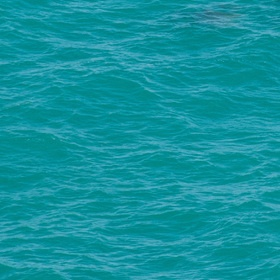
#> input picture textures/0a2fe8effe4e72e1_7_Score_5035_TileSize40_Texture.jpg, 280 x 280 px; its folder holds 4 pictures in this run
$ python Create_Scene_Textures.py
#> lines starting #> are read from the running program, lines starting #| are printed output that depends on the picture; pictures that were not available may be replaced by others from this repository, and a replacement may not be noted
import cv2
import os
import numpy as np
import random
import numpy as np
import colorsys
from skimage.color import lab2rgb
###########################################################################################################################################
import numpy as np
import matplotlib.pyplot as plt
from skimage.color import lab2rgb
# Create multiple images with same texture but overlay on different orientations/shapes/backgrounds/
# For this you need one folder of textures and one folder of shaps saved as binary 0,255 masks (work of out the box with the mask and shapes folders supply)
# Part of the Large shape & textures dataset (LAS&T) generation  code

def random_color_lab():
    """Generates a perceptually uniform random color in RGB format."""
    L = np.random.uniform(20, 90)
    a = np.random.uniform(-80, 80)
    b = np.random.uniform(-80, 80)

    rgb = lab2rgb(np.array([[[L, a, b]]]))[0, 0]  # Convert Lab to RGB
    return rgb

#################################################################################################################################
def create_uniform_color_image(height=512, width=512,black=False,white=False):
    """
    Creates an image filled with a single uniform random color.

    Args:
        height (int): Image height.
        width (int): Image width.

    Returns:
        np.ndarray: A (height, width, 3) image with RGB values.
    """
    color = random_color_lab()
    image = np.ones((height, width, 3), dtype=np.uint8) * (color*255)  # Fill image with color
    if black:  image = np.ones((height, width, 3), dtype=np.uint8)
    if white:  image = np.ones((height, width, 3), dtype=np.uint8)*255
    return image

#############################################################################################################################
def rotate_image_without_crop(image, angle):
    # Get image size
    h, w = image.shape[:2]

    # Compute the new bounding dimensions
    diagonal = int(np.sqrt(h ** 2 + w ** 2))

    # Pad the image to fit the rotated shape
    pad_h = (diagonal - h) // 2
    pad_w = (diagonal - w) // 2
    padded_image = cv2.copyMakeBorder(image, pad_h, pad_h, pad_w, pad_w, cv2.BORDER_CONSTANT, value=0)

    # Get rotation matrix
    center = (padded_image.shape[1] // 2, padded_image.shape[0] // 2)
    rotation_matrix = cv2.getRotationMatrix2D(center, angle, 1.0)

    # Perform rotation
    rotated_image = cv2.warpAffine(padded_image, rotation_matrix, (padded_image.shape[1], padded_image.shape[0]),
                                   borderValue=0)

    return rotated_image
####################################################################################################################################################33

# Prepare shape for deployment

#####################################################################33############################
def prep_shape(sp,img_sz,rotate_shape=True,keep_shape_size=True):
    if rotate_shape:
        angle= np.random.randint(0,360)
        sp = rotate_image_without_crop(sp,angle)

    r=img_sz/max(sp.shape[:2])
    if r<1:
        sp = cv2.resize(sp, (int( r * sp.shape[1]), int( r * sp.shape[0])))
    if not  keep_shape_size:
        r = img_sz / max(sp.shape[:2])
        if r > 1:
            sp = cv2.resize(sp, (int(r * sp.shape[1]), int(r * sp.shape[0])))

    d=img_sz-sp.shape[0]
    if d>0:
        x1=random.randint(0,d)
        x2=d-x1
        if x1>0:
            pad =np.zeros([x1,sp.shape[1],3],dtype=np.uint8)
            sp=np.concatenate([pad,sp],axis=0)
        if x2>0:
            pad = np.zeros([x2, sp.shape[1],3], dtype=np.uint8)
            sp = np.concatenate([sp,pad], axis=0)


    d = img_sz - sp.shape[1]
    if d > 0:
        x1 = random.randint(0, d)
        x2 = d - x1
        if x1 > 0:
            pad = np.zeros([sp.shape[0],x1,3], dtype=np.uint8)
            sp = np.concatenate([pad, sp], axis=1)
        if x2 > 0:
            pad = np.zeros([sp.shape[0], x2,3], dtype=np.uint8)
            sp = np.concatenate([sp,pad], axis=1)
    return sp

####################################################################################################################

# prepare texture for deployment

################################################################################################################################################
def prep_texture(tx,img_sz,rotate_texture):
    r=img_sz/min(tx.shape[:2])
    if r>1:
        tx=cv2.resize(tx,(int(1+r*tx.shape[1]),int(1+r*tx.shape[0])))
    r0 =  random.randint(0,tx.shape[0]-img_sz)
    r1 = random.randint(0, tx.shape[1] - img_sz)
    tx = tx[r0:r0+img_sz,r1:r1+img_sz]
    if rotate_texture:
        num_rot=random.randint(0,4)
        for i in range(num_rot):
                     tx = np.rot90(tx)
    return tx

#################################################################################################3

# Overlay textures on shape and background to create final image

##################################################################################################################################################
def deploy_texture(sp,tx1,tx2,img_sz,rotate_shape=True,keep_shape_size=True,rotate_texture=True):
    tx1=prep_texture(tx1, img_sz, rotate_texture)
    tx2=prep_texture(tx2, img_sz, rotate_texture)
    sp=prep_shape(sp, img_sz, rotate_shape, keep_shape_size)
    sp[sp>0]=1
    im=tx1.copy()
    im[sp>0]=tx2[sp>0]
    return im


########################################################################################################################################################3
# Create multiple images of the same textures in different setting/variations (like shape/bacground/rotations)
if __name__=="__main__":
    #----------------Input parameters------------------------------------------------------------------------------------------------
    shape_dir= "shapes/" #input folder of shapes saved as binary masks (see supplied shapes folder)
        #r"/media/deadcrow/6TB/Data_zoo/shapes//"
    texture_dir=r"textures" # input Folder of textures  saved  (see supplied shapes folder)
    out_main_dir=r"Texture_Matching_test/" # output folder of images of the same texture with different variationn will be saved
    num_inst=3 #  number of images to render with each shape
    img_sz=512 # Size of generated image

    num_inst=5 # number of images per texture
    img_sz=512 # outpput image size
    # Parameters that will be changed between different images of the same shape
    rotate_shape=False
    keep_shape_size=False
    rotate_texture=True
    uniform_shape=False
    shape_number=2
    uniform_background=True
#------------Create images -------------------------------------------------------------------
    if not os.path.exists(out_main_dir):
        os.mkdir(out_main_dir)
    all_textures = os.listdir(texture_dir)
    all_shapes = os.listdir(shape_dir)
    for indx1 in range(len(all_textures)):
         # if uniform_shape_texture:
         #    tx1 = create_uniform_color_image(img_sz, img_sz)
         # else:
          tx1 = cv2.imread(texture_dir + "//" + all_textures[indx1]) # load texture
#> tx1 is the input picture: shape (280, 280, 3); mean B, G, R 157.6, 146.4, 16.9
          out_dir = out_main_dir+"//"+all_textures[indx1][:-4] +"//"
          if not os.path.exists(out_dir): os.mkdir(out_dir)
          for i in range(num_inst):
              if uniform_shape:
                  sp = cv2.imread(shape_dir + "/" + all_shapes[shape_number]) # load shape
              else:
                  sp=cv2.imread(shape_dir+"/"+random.choice(all_shapes))  # load random shape
              while(True):
                  indx2 = np.random.randint(0, len(all_textures)) # load background texture
                  if indx1!=indx2: break

              if uniform_background:
                  tx2 = create_uniform_color_image(img_sz, img_sz,black=True)
              else:
                  tx2 = cv2.imread(texture_dir + "//" + all_textures[indx2])
              im=deploy_texture(sp,tx2,tx1,img_sz,rotate_shape,keep_shape_size,rotate_texture) # combine elements for final image
#> in prep_texture, `tx = tx[r0:r0+img_sz,r1:r1+img_sz]`: tx: shape (512, 512, 3); every value is 1
#> the loop in prep_texture (call 2), `for i in range(num_rot):` made 2 passes
#> pass 1, in prep_texture (call 2), `tx = np.rot90(tx)`:
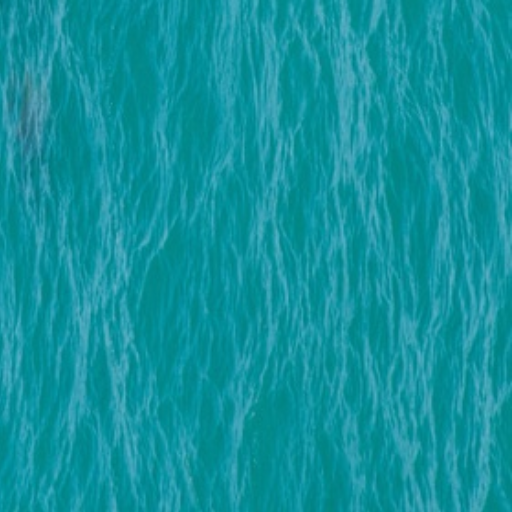
#> tx: shape (512, 512, 3); mean of channels 0, 1, 2 157.5, 146.3, 16.8; drawn as B, G, R
#> pass 2, in prep_texture (call 2), `tx = np.rot90(tx)`:
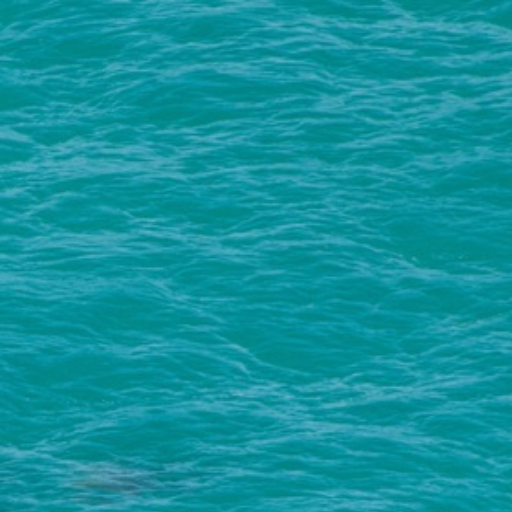
#> tx: shape (512, 512, 3); mean of channels 0, 1, 2 157.5, 146.3, 16.8; drawn as B, G, R
#> in deploy_texture, `sp[sp>0]=1`:
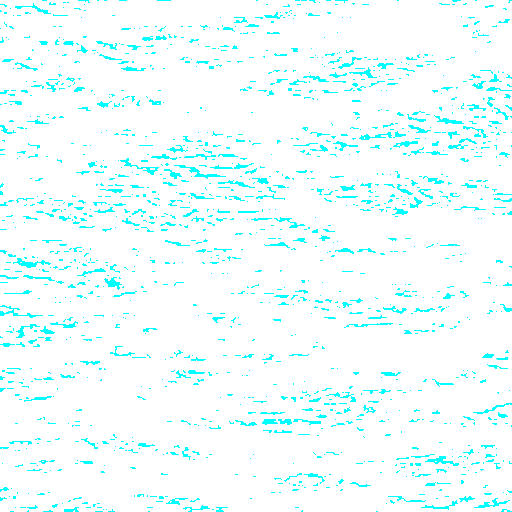
#> sp: shape (512, 512, 3); mean of channels 0, 1, 2 1, 1, 0.937; drawn with 1 as white
              cv2.imwrite(out_dir+"/"+str(i)+".jpg",im)
              print(out_dir+"/"+str(i)+".jpg")
#> pass 2 of the loop `for indx1 in range(len(all_textures)):`:
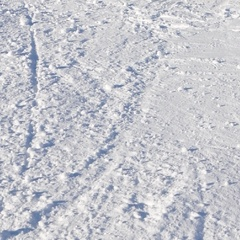
#> input picture textures/0a3aeb354b1337bc5_Score_5130_TileSize40_Texture.jpg, 240 x 240 px
#> tx1 is the input picture: shape (240, 240, 3); mean B, G, R 205.4, 198.7, 197.7
#> the loop in prep_texture (call 12), `for i in range(num_rot):` made 1 pass
#> pass 1, in prep_texture (call 12), `tx = np.rot90(tx)`:
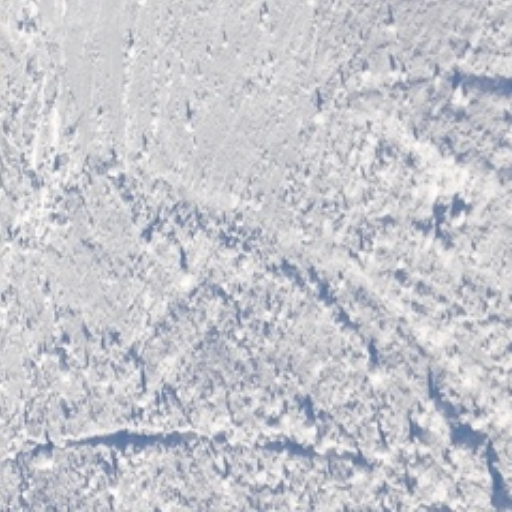
#> tx: shape (512, 512, 3); mean of channels 0, 1, 2 205.3, 198.5, 197.6; drawn as B, G, R
#> in deploy_texture (call 6), `im[sp>0]=tx2[sp>0]`:
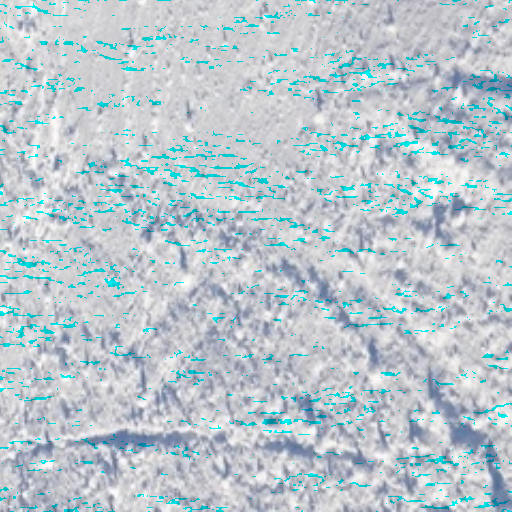
#> im: shape (512, 512, 3); mean of channels 0, 1, 2 205.3, 198.5, 185.2; drawn as B, G, R
#> pass 3 of the loop `for indx1 in range(len(all_textures)):`:
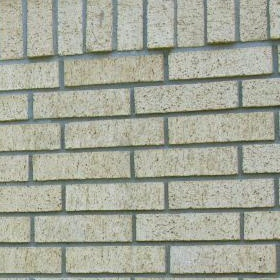
#> input picture textures/0a5d2c29a13d083e_14_Score_5942_TileSize40_Texture.jpg, 280 x 280 px
#> tx1 is the input picture: shape (280, 280, 3); mean B, G, R 152.5, 166.6, 163.6
#> in prep_texture (call 22), `tx = tx[r0:r0+img_sz,r1:r1+img_sz]`:
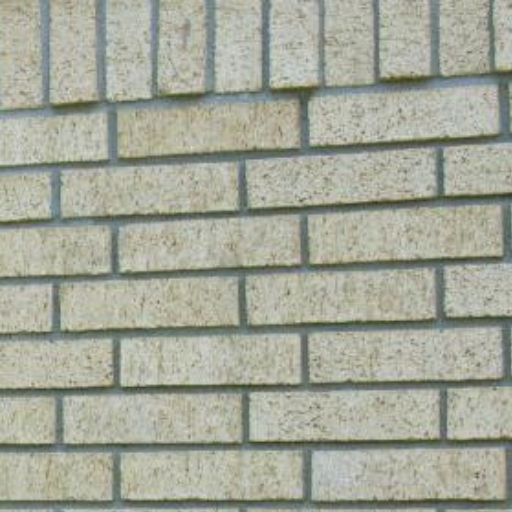
#> tx: shape (512, 512, 3); mean of channels 0, 1, 2 152.4, 166.5, 163.5; drawn as B, G, R
#> in deploy_texture (call 11), `im[sp>0]=tx2[sp>0]`:
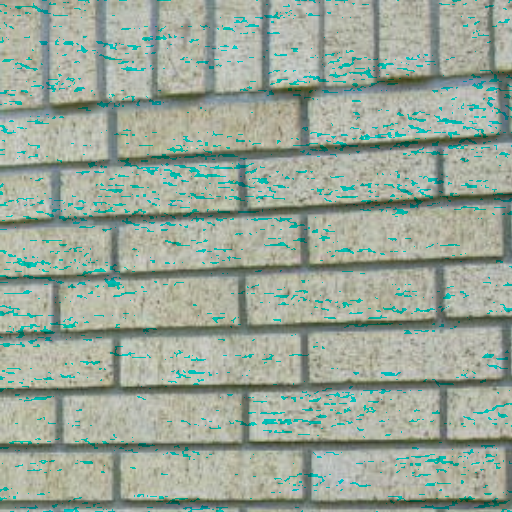
#> im: shape (512, 512, 3); mean of channels 0, 1, 2 152.4, 166.5, 153.4; drawn as B, G, R
#> the loop made 4 passes; the first 3 are shown
